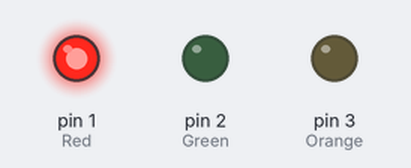
Recording of a sketch running on a simulated Arduino Uno, built with avr-gcc and run on an emulated ATmega328P. Parts: output pins drawn as LEDs (lit = HIGH).

Above: at 0.5 s.
At 15.5 s:
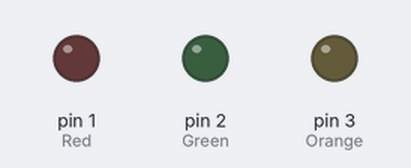
At 22.5 s:
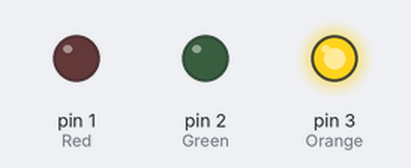
At 30.5 s:
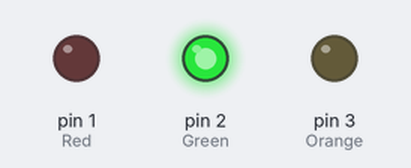
Timing chart, 0 to 31.2 s (numbered marks = the images above):
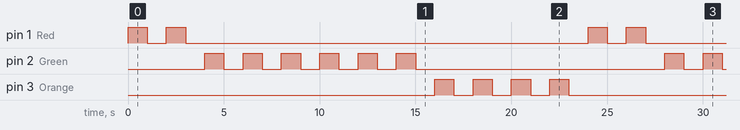

Measured:
- by itself, pin 1 (Red): repeats every 24.0 s: LOW 1.0 s, HIGH 1.0 s, LOW 21.0 s, HIGH 1.0 s
- by itself, pin 2 (Green): repeats every 24.0 s: 5 × (LOW 1.0 s, HIGH 1.0 s), LOW 13.0 s, HIGH 1.0 s
- by itself, pin 3 (Orange): repeats every 24.0 s: 3 × (LOW 1.0 s, HIGH 1.0 s), LOW 17.0 s, HIGH 1.0 s

The sketch:

main.ino
```cpp
int Red=1;
int Green=2;
int Orange=3;


void setup()
{
//  pinMode(Red, OUTPUT);
//  pinMode(Green, OUTPUT);
//  pinMode(Orange, OUTPUT);
SETUP();
}

void loop()
{
//int j=1;
//while(j<=2)
// {digitalWrite(Red,HIGH);
// delay(1000);
// digitalWrite(Red,LOW);
// delay(1000);
// j++ ;
// }

// for(int k=1;k<=6;k++)
// {digitalWrite(Green,HIGH);
// delay(1000);
// digitalWrite(Green,LOW);
// delay(1000);
// }
//
// int n=1;
// while(n<=4)
// {digitalWrite(Orange,HIGH);
// delay(1000);
// digitalWrite(Orange,LOW);
// delay(1000);
// n++;
//}
RED();
GREEN();
ORANGE();
}
```

GREEN.ino
```cpp
void GREEN(){

for(int k=1;k<=6;k++)
 {digitalWrite(Green,HIGH);
 delay(1000);
 digitalWrite(Green,LOW);
 delay(1000);
 }
}
```

ORANGE.ino
```cpp
void ORANGE(){

int n=1;
 while(n<=4)
 {digitalWrite(Orange,HIGH);
 delay(1000);
 digitalWrite(Orange,LOW);
 delay(1000);
 n++;
}
}
```

RED.ino
```cpp
void RED(){

int j=1;
while(j<=2)
 {digitalWrite(Red,HIGH);
 delay(1000);
 digitalWrite(Red,LOW);
 delay(1000);
 j++ ;
 }
}
```

SETUP.ino
```cpp
 void SETUP(){

  pinMode(Red, OUTPUT);
  pinMode(Green, OUTPUT);
  pinMode(Orange, OUTPUT);
 }
```
